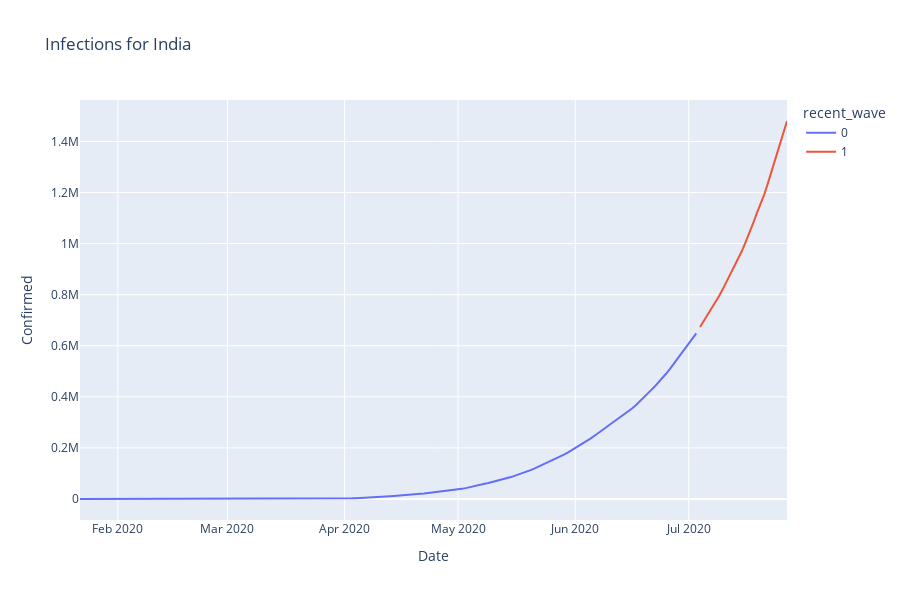
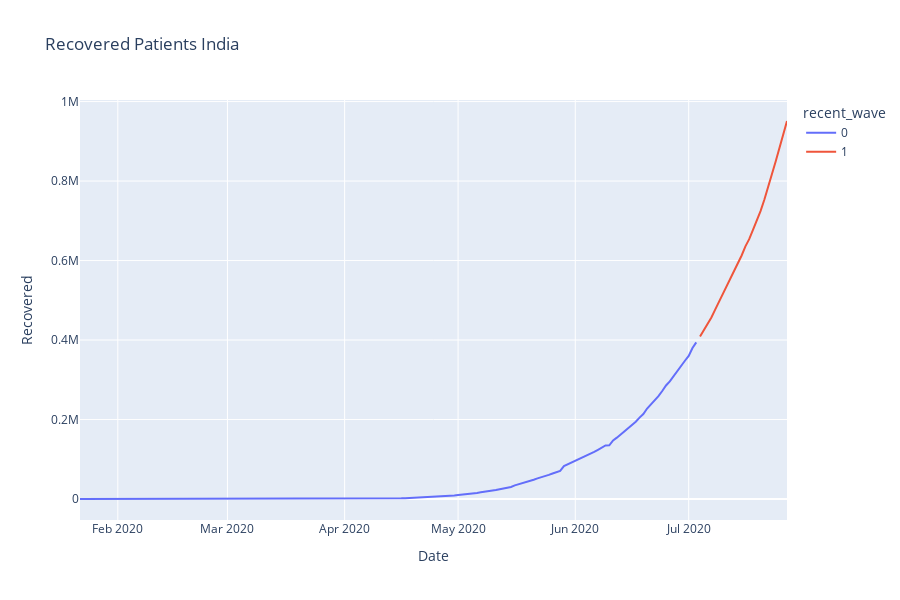

Source (notebook cell) for these figures, in order:
### Code cell
country, date = plot_country('India', '2020-07-04')

### Figure 1 — Plotly figure (JSON) as saved in the notebook; plotly's stock layout.template omitted (floating-point values rounded to 4 significant figures; data arrays with more than 128 entries replaced by an {"elided": "..."} marker saying what was removed)
{"data": [{"hovertemplate": "recent_wave=0<br>Date=%{x}<br>Confirmed=%{y}<extra></extra>", "legendgroup": "0", "line": {"color": "#636efa", "dash": "solid"}, "marker": {"symbol": "circle"}, "mode": "lines", "name": "0", "orientation": "v", "showlegend": true, "type": "scatter", "x": {"elided": "164 str values"}, "xaxis": "x", "y": {"elided": "164 int values"}, "yaxis": "y"}, {"hovertemplate": "recent_wave=1<br>Date=%{x}<br>Confirmed=%{y}<extra></extra>", "legendgroup": "1", "line": {"color": "#EF553B", "dash": "solid"}, "marker": {"symbol": "circle"}, "mode": "lines", "name": "1", "orientation": "v", "showlegend": true, "type": "scatter", "x": ["2020-07-04T00:00:00.000000000", "2020-07-05T00:00:00.000000000", "2020-07-06T00:00:00.000000000", "2020-07-07T00:00:00.000000000", "2020-07-08T00:00:00.000000000", "2020-07-09T00:00:00.000000000", "2020-07-10T00:00:00.000000000", "2020-07-11T00:00:00.000000000", "2020-07-12T00:00:00.000000000", "2020-07-13T00:00:00.000000000", "2020-07-14T00:00:00.000000000", "2020-07-15T00:00:00.000000000", "2020-07-16T00:00:00.000000000", "2020-07-17T00:00:00.000000000", "2020-07-18T00:00:00.000000000", "2020-07-19T00:00:00.000000000", "2020-07-20T00:00:00.000000000", "2020-07-21T00:00:00.000000000", "2020-07-22T00:00:00.000000000", "2020-07-23T00:00:00.000000000", "2020-07-24T00:00:00.000000000", "2020-07-25T00:00:00.000000000", "2020-07-26T00:00:00.000000000", "2020-07-27T00:00:00.000000000"], "xaxis": "x", "y": [673165, 697413, 719664, 742417, 767296, 793802, 820916, 849522, 878254, 906752, 936181, 968857, 1003832, 1039084, 1077781, 1118206, 1155338, 1193078, 1238798, 1288108, 1337024, 1385635, 1435616, 1480073], "yaxis": "y"}], "layout": {"height": 600, "legend": {"title": {"text": "recent_wave"}, "tracegroupgap": 0}, "title": {"text": "Infections for India"}, "xaxis": {"anchor": "y", "domain": [0, 1], "title": {"text": "Date"}}, "yaxis": {"anchor": "x", "domain": [0, 1], "title": {"text": "Confirmed"}}}}

### Figure 2 — Plotly figure (JSON) as saved in the notebook; plotly's stock layout.template omitted (floating-point values rounded to 4 significant figures; data arrays with more than 128 entries replaced by an {"elided": "..."} marker saying what was removed)
{"data": [{"hovertemplate": "recent_wave=0<br>Date=%{x}<br>Recovered=%{y}<extra></extra>", "legendgroup": "0", "line": {"color": "#636efa", "dash": "solid"}, "marker": {"symbol": "circle"}, "mode": "lines", "name": "0", "orientation": "v", "showlegend": true, "type": "scatter", "x": {"elided": "164 str values"}, "xaxis": "x", "y": {"elided": "164 int values"}, "yaxis": "y"}, {"hovertemplate": "recent_wave=1<br>Date=%{x}<br>Recovered=%{y}<extra></extra>", "legendgroup": "1", "line": {"color": "#EF553B", "dash": "solid"}, "marker": {"symbol": "circle"}, "mode": "lines", "name": "1", "orientation": "v", "showlegend": true, "type": "scatter", "x": ["2020-07-04T00:00:00.000000000", "2020-07-05T00:00:00.000000000", "2020-07-06T00:00:00.000000000", "2020-07-07T00:00:00.000000000", "2020-07-08T00:00:00.000000000", "2020-07-09T00:00:00.000000000", "2020-07-10T00:00:00.000000000", "2020-07-11T00:00:00.000000000", "2020-07-12T00:00:00.000000000", "2020-07-13T00:00:00.000000000", "2020-07-14T00:00:00.000000000", "2020-07-15T00:00:00.000000000", "2020-07-16T00:00:00.000000000", "2020-07-17T00:00:00.000000000", "2020-07-18T00:00:00.000000000", "2020-07-19T00:00:00.000000000", "2020-07-20T00:00:00.000000000", "2020-07-21T00:00:00.000000000", "2020-07-22T00:00:00.000000000", "2020-07-23T00:00:00.000000000", "2020-07-24T00:00:00.000000000", "2020-07-25T00:00:00.000000000", "2020-07-26T00:00:00.000000000", "2020-07-27T00:00:00.000000000"], "xaxis": "x", "y": [409083, 424433, 439934, 456831, 476378, 495513, 515386, 534618, 553471, 571460, 592032, 612768, 635757, 653751, 677423, 700087, 724578, 753050, 782607, 817209, 849432, 885573, 917568, 951166], "yaxis": "y"}], "layout": {"height": 600, "legend": {"title": {"text": "recent_wave"}, "tracegroupgap": 0}, "title": {"text": "Recovered Patients India"}, "xaxis": {"anchor": "y", "domain": [0, 1], "title": {"text": "Date"}}, "yaxis": {"anchor": "x", "domain": [0, 1], "title": {"text": "Recovered"}}}}
